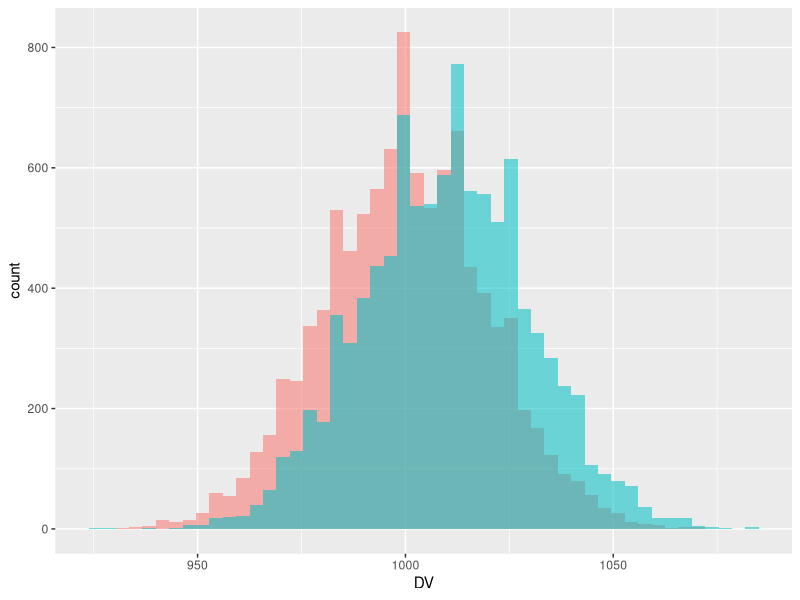
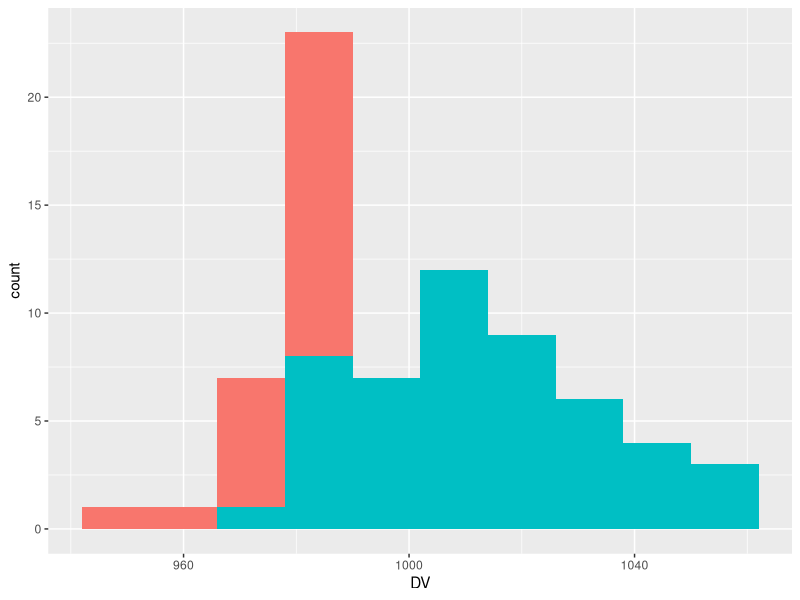
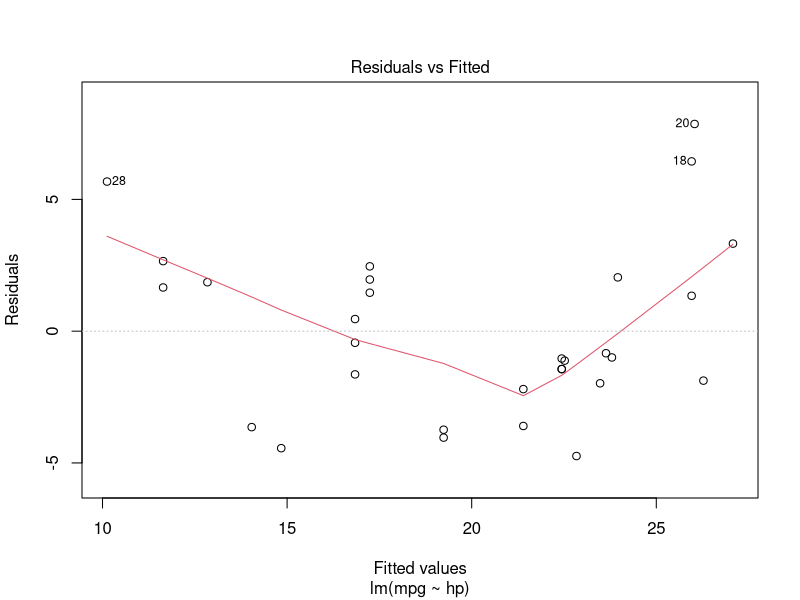
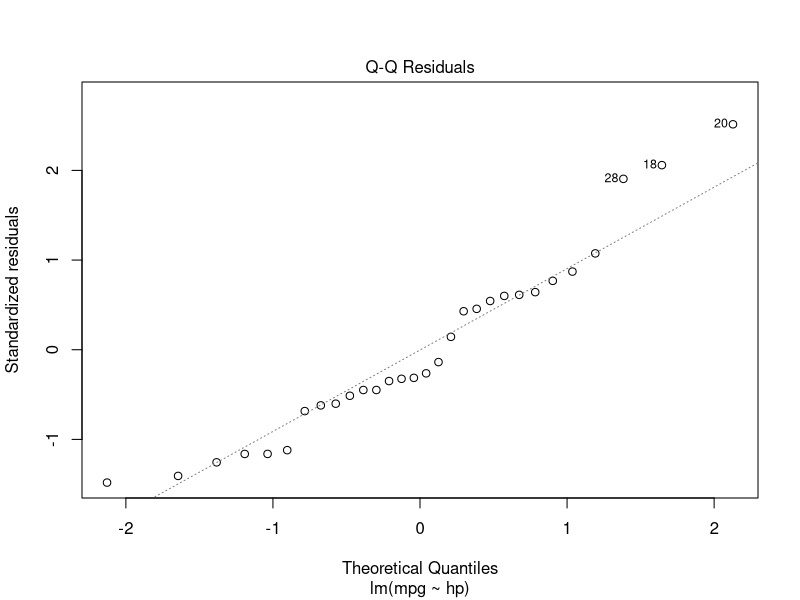
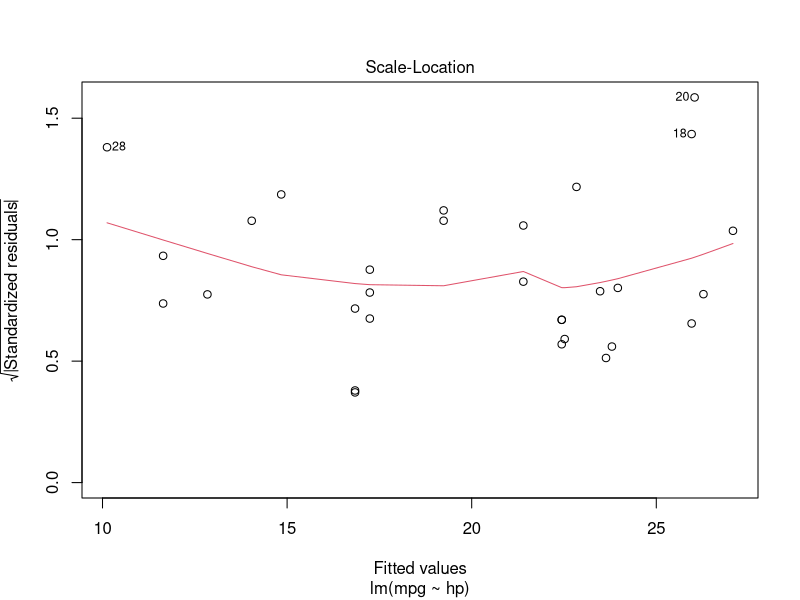
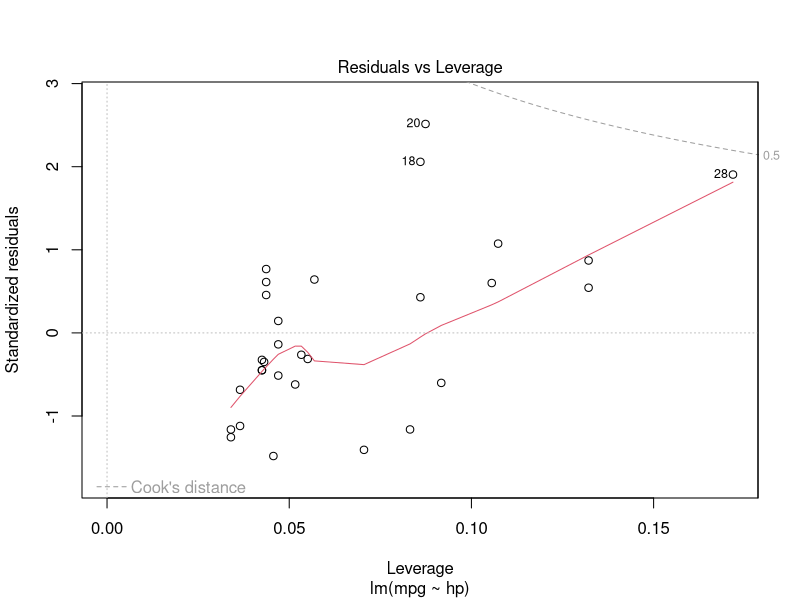
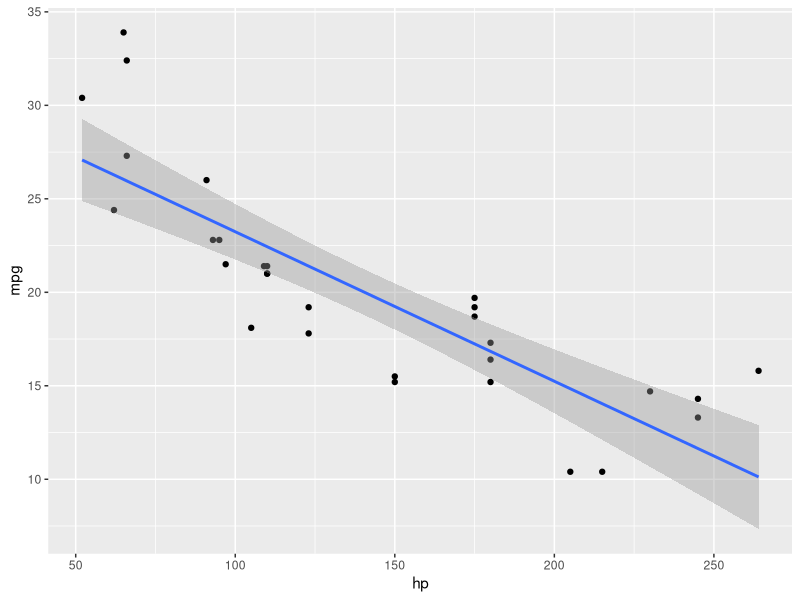
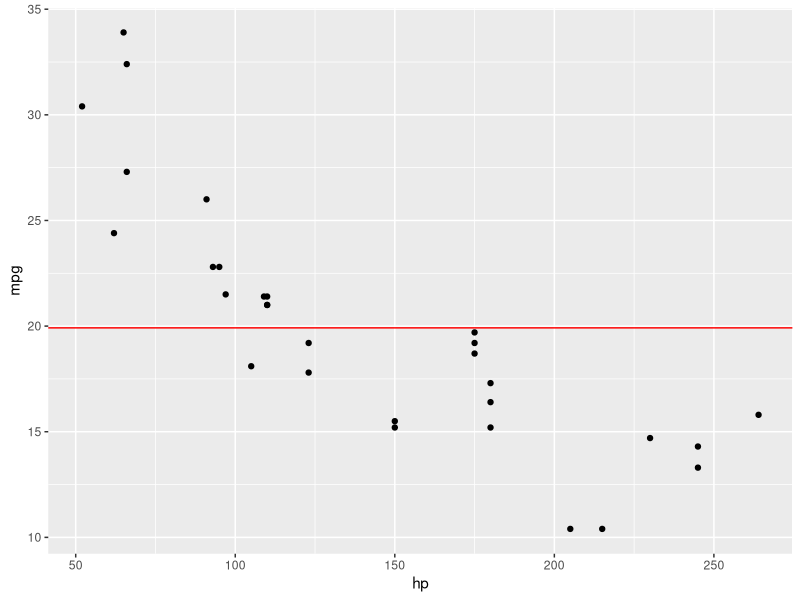

R code for these plots, in order:
library(tidyverse)
library(broom)
library(afex)
library(emmeans)

# Simulate one data set
set.seed(1234)
DV <- c(round(rnorm(10000, 1000, 20)), round(rnorm(10000, 1010, 20)))
condition <- c(rep("Condition_A", 10000), rep("Condition_B", 10000))

my_data <- tibble(condition, DV)

my_data %>%
  ggplot(aes(x = DV, fill = condition, alpha = .5)) +
  geom_histogram(data = filter(my_data, condition == "Condition_A"), bins = 50) +
  geom_histogram(data = filter(my_data, condition == "Condition_B"), bins = 50) +
  guides(fill = FALSE, alpha = FALSE)
  
set.seed(1234)
DV <- c(round(rnorm(50, 1000, 20)), round(rnorm(50, 1010, 20)))
condition <- c(rep("Condition_A", 50), rep("Condition_B", 50))

my_data <- tibble(condition, DV)

my_data %>%
  ggplot(aes(x = DV, fill = condition)) +
  geom_histogram(data = filter(my_data, condition == "Condition_A"), bins = 10) +
  geom_histogram(data = filter(my_data, condition == "Condition_B"), bins = 10) +
  guides(fill = FALSE, alpha = FALSE)

my_data %>%
  group_by(condition) %>%
  summarise(mean_dv = mean(DV), sd_dv = sd(DV))

# Run t-test ####
t.test(my_data[condition == "Condition_A",]$DV, my_data[condition == "Condition_B",]$DV)

# Simulate 1000 datasets ####
all_data <- NULL

set.seed(1234)
for (i in 1:1000) {
  DV <- c(round(rnorm(50, 1000, 20)), round(rnorm(50, 1010, 20)))
  condition <- c(rep("Condition_A", 50), rep("Condition_B", 50))
  my_data <- tibble(condition, DV, i)
  all_data <- rbind(all_data, my_data)
}

# Run 1000 t-tests
all_results <- NULL
for (n in 1:1000) {
  my_data_filt <- all_data %>% filter(i == n)
  result <- tidy(t.test(my_data_filt[condition == "Condition_A",]$DV, 
                        my_data_filt[condition == "Condition_B",]$DV))
  all_results <- rbind(result, all_results)
  
}

# How many find the difference?
count(all_results %>% filter(p.value < .05))

# Linear model ####
# use the built in mtcars data set
model <- lm(mpg ~ hp, data = mtcars)
summary(model)

renamed_mtcars <- mtcars %>%
  rownames_to_column()

filtered_mtcars <- filter(renamed_mtcars, (rowname != ("Maserati Bora")) & 
                            (rowname != ("Lotus Europa")))

model <- lm(mpg ~ hp, data = filtered_mtcars)
summary(model)
plot(model)

filtered_mtcars %>% 
  ggplot(aes(x = hp, y = mpg)) + 
  geom_point() +
  geom_smooth(method = "lm")

model_null <- lm(mpg ~ 1, data = filtered_mtcars)

mean_intercept <- mean(filtered_mtcars$mpg)

filtered_mtcars %>% 
  ggplot(aes(x = hp, y = mpg)) + 
  geom_point() +
  geom_hline(yintercept = mean_intercept, colour = "red")

filtered_mtcars %>% 
  ggplot(aes(x = hp, y = mpg)) + 
  geom_point() +
  geom_smooth(method = "lm", se = FALSE) +
  geom_hline(yintercept = mean_intercept, colour = "red", size = 1)

anova(model, model_null)

filtered_mtcars %>%
  group_by(cyl) %>%
  summarise(mean = mean(mpg), sd = sd(mpg))

filtered_mtcars %>%
  group_by(cyl) %>%
  ggplot(aes(x = cyl, y = mpg, group = cyl, fill = cyl)) +
  geom_boxplot() +
  guides(fill = FALSE)

# ANOVA ####
filtered_mtcars$cyl <- as.factor(filtered_mtcars$cyl) 
filtered_mtcars <- filtered_mtcars %>% mutate(id = row_number())

model_ANOVA <- aov_4(mpg ~ cyl + (1 | id), data = filtered_mtcars)
nice(model_ANOVA)
summary(model_ANOVA)

emmeans(model_ANOVA, pairwise ~ cyl)
